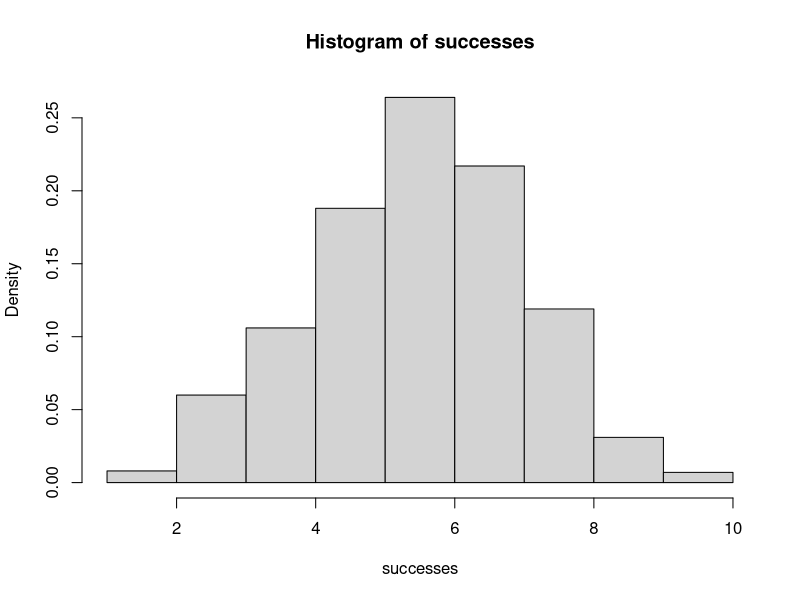
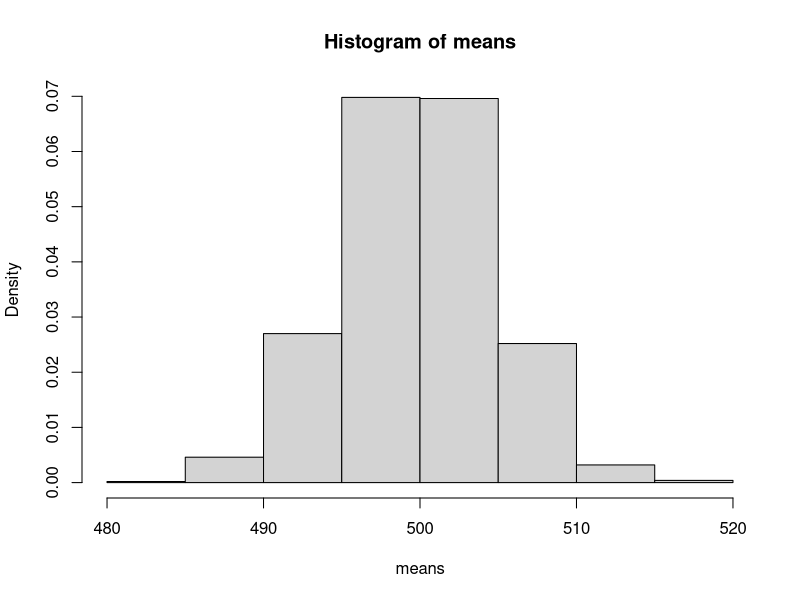

Source code (R) for these figures, in order:
## ---- chunk 1
knitr::opts_chunk$set(echo = TRUE)
## ---- chunk 2
theta<-0.6
pbinom(6,size=10,prob=theta)
1-pbinom(3,size=10,prob=theta)
## cross-check
sum(dbinom(4:10,size=10,prob=theta))
pbinom(9,size=10,prob=theta)-pbinom(6,size=10,prob=theta)
## cross-check
sum(dbinom(7:9,size=10,prob=theta))
## ---- chunk 3
qbinom(0.5,size=10,prob=0.5)
## ---- chunk 4
## 1000 experiments, each with 10 trials, prob of success is 0.6:
successes<-rbinom(n=1000,size=10,prob=0.6)
## ---- chunk 5
successes<-rbinom(n=1000,size=10,prob=0.6)
var(successes)
10*0.6*0.4
## ---- chunk 6
hist(successes,freq=FALSE)
## ---- chunk 7
pnorm(550,mean=500,sd=50,lower.tail=FALSE)
pnorm(450,mean=500,sd=50)
pnorm(550,mean=500,sd=50)-pnorm(450,mean=500,sd=50)
## ---- chunk 8
qnorm(0.80,mean=500,sd=50)
qnorm(0.30,mean=500,sd=50)

qnorm(0.975,mean=500,sd=50)
qnorm(0.025,mean=500,sd=50)
## cross check:
500+1.96*50
500-1.96*50
## ---- chunk 9
n<-100
nsim<-1000
means<-rep(NA,nsim)
for(i in 1:nsim){
  means[i]<-mean(rnorm(n,mean=500,sd=50))
}
## ---- chunk 10
mean(means)
## ---- chunk 11
50/sqrt(100)
sd(means)
## ---- chunk 12
hist(means,freq=FALSE)
